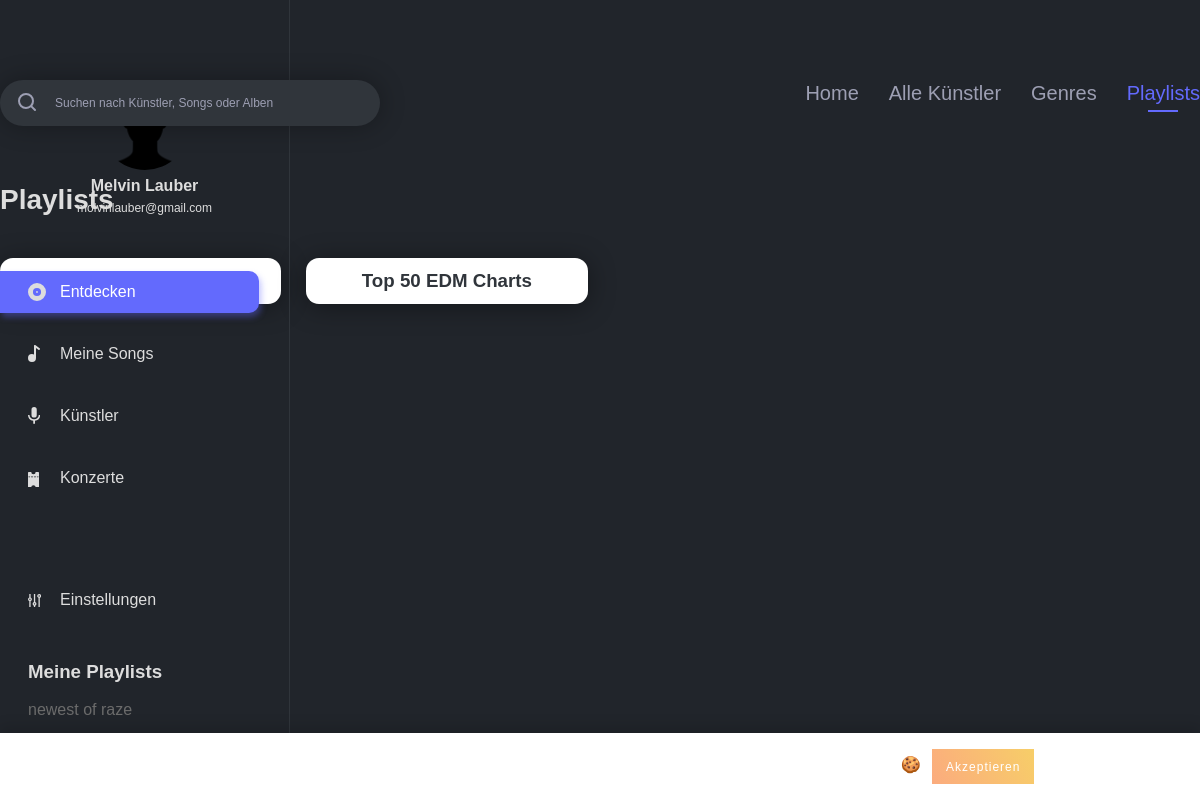
The page /playlists.php (signed in) on the database its author committed.
### tables this page shows
CREATE TABLE IF NOT EXISTS `users` (
  `id` int(11) NOT NULL AUTO_INCREMENT,
  `username` varchar(255) NOT NULL,
  `email` varchar(255) NOT NULL,
  `firstname` varchar(255) NOT NULL,
  `lastname` varchar(255) NOT NULL,
  `password_hash` varchar(255) NOT NULL,
  `password_token` varchar(255) NOT NULL,
  `is_artist` int(1) NOT NULL,
  `has_darkmode` tinyint(1) NOT NULL,
  PRIMARY KEY (`id`),
  UNIQUE KEY `username` (`username`),
  UNIQUE KEY `email` (`email`)
);

CREATE TABLE IF NOT EXISTS `playlist` (
  `playlist_id` int(11) NOT NULL AUTO_INCREMENT,
  `playlist_name` varchar(255) NOT NULL,
  `user_id` int(11) NOT NULL,
  `playlist_description` text NOT NULL,
  PRIMARY KEY (`playlist_id`),
  KEY `playlist_fk0` (`user_id`)
);

### includes/start.php (called while the page is built, shortened)
<?php
include 'db.php';
if (isset($_SESSION['user']['id']) && !empty($_SESSION['user']['id'])) {
	$statement = $pdo->prepare("SELECT * FROM `users` WHERE `id` = :id");
	$result = $statement->execute(array('id' => $_SESSION['user']['id']));
}
if (isset($_SESSION['user']['has_darkmode']) && $_SESSION['user']['has_darkmode'] == 1) {
	$body_class = 'dark';
}
else {
	$body_class = '';
}
?>

### playlists.php (the view, shortened to what this page needs)
<?php
include 'includes/start.php';
$playlists_overview = "SELECT * FROM `playlist`";
?>
<!DOCTYPE html>
<html lang="de">
	<head>
		<?php include 'includes/meta_data.php'; ?>
	</head>
	<body class="<?php echo $body_class; ?>">
		<?php include 'includes/navigation_left.php'; ?>
		<?php include 'includes/cookie_banner.php'; ?>
		<div class="main_content_wrapper">
			<div class="main_content_inner">
				<?php include 'includes/search_navi.php'; ?>
				<div id="genres_wrapper">
					<h3 class="short_title"><?php echo PLAYLISTS; ?></h3>
					<div class="genres_overview">
						<?php foreach ($pdo->query($playlists_overview) as $playlist) { ?>
							<div class="genre_box">
								<div class="genre_box_inner">
									<a href="playlist_detail.php?playlist_id=<?php echo $playlist['playlist_id']; ?>"><h3><?php echo $playlist['playlist_name']; ?></h3></a>
								</div>
							</div>
						<?php } ?>
					</div>
				</div>
			</div>
		</div>
	</body>
</html>

### includes/navigation_left.php (shortened to what this page needs)
<?php
if(isset($_SESSION['active'])) {
	$active_class = $_SESSION['active'];
}
$query = "SELECT * FROM `users` WHERE `id` = ".$_SESSION['user']['id'];
$playlist_query = "SELECT * FROM `playlist` WHERE `user_id` = ".$_SESSION['user']['id'];
?>
<div class="navigation_left">
	<div class="navigation_wrapper">
		<div class="profile">
			<h3 class="profile_name">
				<?php foreach ($pdo->query($query) as $user_data) {
					echo $user_data['firstname'].' '.$user_data['lastname'];
				} ?>
			</h3>
			<p class="profile_mail">
				<?php foreach ($pdo->query($query) as $user_data) {
					echo $user_data['email'];
				} ?>
			</p>
		</div>
		<div class="main_navigation">
			<ul>
				<li class="navigation_element <?php if($active_class === 'discover') { echo 'active'; } ?>"><a href="index.php"><img class="svg" src="img/assets/discover.svg" alt="<?php echo DISCOVER; ?>"><?php echo DISCOVER; ?></a></li>
				<li class="navigation_element <?php if($active_class === 'my_songs') { echo 'active'; } ?>"><a href="my_songs.php"><img class="svg" src="img/assets/my_songs.svg" alt="<?php echo MY_SONGS; ?>"><?php echo MY_SONGS; ?></a></li>
				<li class="navigation_element <?php if($active_class === 'artists') { echo 'active'; } ?>"><a href="artists.php"><img class="svg" src="img/assets/artists.svg" alt="<?php echo ARTISTS; ?>"><?php echo ARTISTS; ?></a></li>
				<li class="navigation_element <?php if($active_class === 'events') { echo 'active'; } ?>"><a href="events.php"><img class="svg" src="img/assets/events.svg" alt="<?php echo EVENTS; ?>"><?php echo EVENTS; ?></a></li>
				<li class="navigation_element <?php if($active_class === 'settings') { echo 'active'; } ?>"><a href="settings.php"><img class="svg" src="img/assets/settings_nav.svg" alt="<?php echo SETTINGS; ?>"><?php echo SETTINGS; ?></a></li>
			</ul>
		</div>
		<div class="playlist_wrapper">
			<h3 class="playlist_title"><?php echo MY_PLAYLISTS; ?></h3>
			<ul>
				<?php foreach ($pdo->query($playlist_query) as $playlist_data) { ?>
					<li class="playlist_element"><a href="playlist_detail.php?playlist_id=<?php echo $playlist_data['playlist_id']; ?>"><?php echo $playlist_data['playlist_name']; ?></a></li>
				<?php } ?>
			</ul>
		</div>
	</div>
</div>

### css/_config.css (style rules this page uses)
:root { --primary-color: #636AFD; --primary-color_light: #e0e1ff; --text: #222; --navigation_left: #6B6B6B; --border: #C7C7C7; --light_text: #9D9FB3; --button: #ededed; --border-bottom: #707070; --background_dark_mode: #21252B; --dark_mode_border: #30353B; --dark_mode_input: #30353B; --dark_mode_light: #DDDDDD; --standard_shadow: 0 3px 27px rgba(0,0,0,0.39); --standard_radius: 13px; --standard_transition: all 0.3s ease; --error_color: #b20000; }

### css/_basic.css (style rules this page uses)
body { font-family: 'DM Sans', sans-serif; margin: 0; padding: 0; color: var(--text); -webkit-font-smoothing: antialiased; -moz-osx-font-smoothing: grayscale; }
h3 { margin: 0; padding: 0; }
h3.short_title { font-size: 28px; line-height: 37px; font-weight: 700; color: var(--text); margin-bottom: 40px; }
ul { padding: 0; margin: 0; }
.main_content_wrapper { padding-top: 80px; }
.main_content_inner { max-width: 1200px; margin: 0 auto; padding-bottom: 150px; box-sizing: border-box; }
.profile { text-align: center; }

### css/_navigation.css (style rules this page uses)
.navigation_left { position: fixed; width: 290px; height: 100%; border-right: 1px solid var(--border); padding: 80px 0; box-sizing: border-box; }
.navigation_left .profile { width: 195px; margin: 0 auto; margin-bottom: 50px; }
h3.profile_name { margin-top: 5px; font-size: 16px; line-height: 21px; color: #000; font-weight: 700; }
.profile_mail { font-size: 12px; line-height: 25px; margin: 0; margin-bottom: 5px; }
.navigation_left .main_navigation ul { padding-right: 30px; box-sizing: border-box; width: 100%; }
.navigation_left .main_navigation ul li.navigation_element { position: relative; list-style-type: none; color: var(--navigation_left); margin-top: 20px; }
.navigation_left .main_navigation ul li.navigation_element:first-child { margin-top: 0; }
.navigation_left .main_navigation ul li.navigation_element:last-child { margin-top: 80px; }
.navigation_left .main_navigation ul li.navigation_element.active a, .navigation_left .main_navigation ul li.navigation_element a:hover { background: var(--primary-color); color: #fff; box-shadow: 2px 4px 6px rgba(99, 106, 253, 0.4); transition: background 0.2s ease, color 0.2s ease; }
.navigation_left .main_navigation ul li a { color: inherit; text-decoration: none; padding: 12px 20px; padding-left: 60px; border-top-right-radius: 10px; border-bottom-right-radius: 10px; box-sizing: border-box; display: inline-block; width: 100%; transition: background 0.2s ease, color 0.2s ease; }
.playlist_wrapper { margin-top: 40px; padding-right: 30px; box-sizing: border-box; width: 100%; }
.playlist_wrapper .playlist_title { padding-left: 28px; box-sizing: border-box; }
.playlist_wrapper ul li.playlist_element { list-style-type: none; color: var(--navigation_left); margin-top: 10px; }
.playlist_wrapper ul li.playlist_element a { color: inherit; text-decoration: none; padding: 8px 20px; padding-left: 28px; border-top-right-radius: 10px; border-bottom-right-radius: 10px; box-sizing: border-box; display: inline-block; width: 100%; transition: background 0.2s ease, color 0.2s ease; }

### css/_genres.css (style rules this page uses)
.genres_overview { margin-left: -25px; }
.genres_overview .genre_box { width: 25%; margin-left: 0; margin-right: 0; padding-left: 25px; box-sizing: border-box; max-width: 100%; margin-bottom: 25px; float: left; box-sizing: border-box; text-align: center; }
.genres_overview .genre_box .genre_box_inner { padding: 12px; box-shadow: var(--standard_shadow); border-radius: var(--standard_radius); background: #fff; box-sizing: border-box; transition: all 0.2s ease; }
.genres_overview .genre_box .genre_box_inner a { color: inherit; text-decoration: none; }

### css/_dark.css (style rules this page uses)
body.dark { color: #fff; }
body.dark { background: var(--background_dark_mode); }
body.dark .navigation_left { border-right: 1px solid var(--dark_mode_border); }
body.dark .navigation_left .main_navigation ul li a { color: var(--dark_mode_light); }
body.dark p { color: var(--dark_mode_light); }
body.dark h3 { color: var(--dark_mode_light); }
body.dark .genres_overview .genre_box .genre_box_inner a, body.dark .genres_overview .genre_box .genre_box_inner a h3 { color: var(--dark_mode_border); }

### rows shown on the page
users: firstname "Melvin", lastname "Lauber", email "molvinlauber@gmail.com"
playlist: playlist_name "newest of raze"
playlist: playlist_name "Top 50 EDM Charts"

### other values the page prints
DISCOVER "Entdecken"
MY_SONGS "Meine Songs"
ARTISTS "Künstler"
EVENTS "Konzerte"
SETTINGS "Einstellungen"
MY_PLAYLISTS "Meine Playlists"
HOME "Home"
ALL_ARTISTS "Alle Künstler"
GENRES "Genres"
PLAYLISTS "Playlists"
